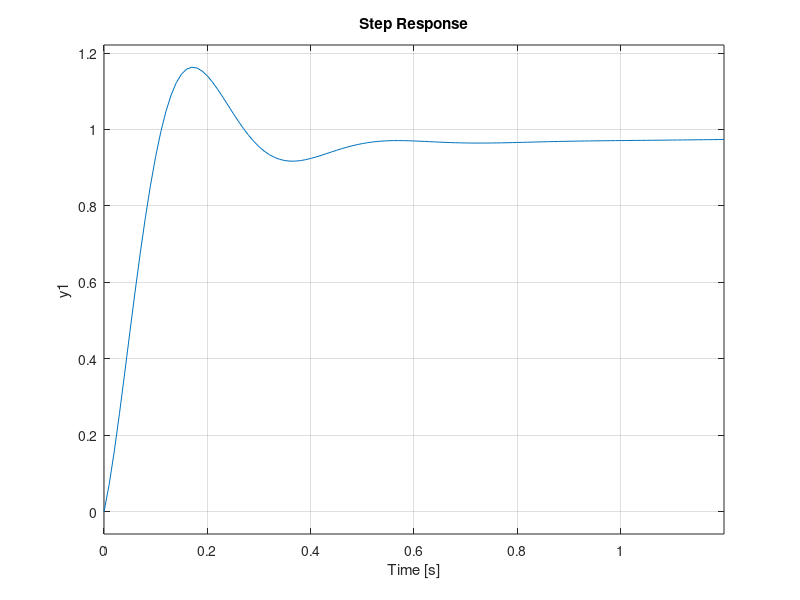

Recreate this plot in MATLAB.
K_p = 122;
K_pd = 10.7;
K_pid = 6.2;
s=tf('s');

sys1 = K_p*(s+8)/((s+3)*(s+6)*(s+10));
sys2 = 1;
sys3 = K_pd*(s+8)*(s+51)/((s+3)*(s+6)*(s+10));
sys4 = K_pid * (((s+51) * (s+8) * (s+0.6))/s) /  ((s+3) *(s+6)*(s+10));
sys = feedback(sys1, sys2);
sys_pd = feedback(sys3, sys2);
sys_pid = feedback(sys4, sys2);
t = 0:0.01:1.2;

figure(1)
hold on;
step(sys,t);
step(sys_pd,t);
step(sys_pid, t);
